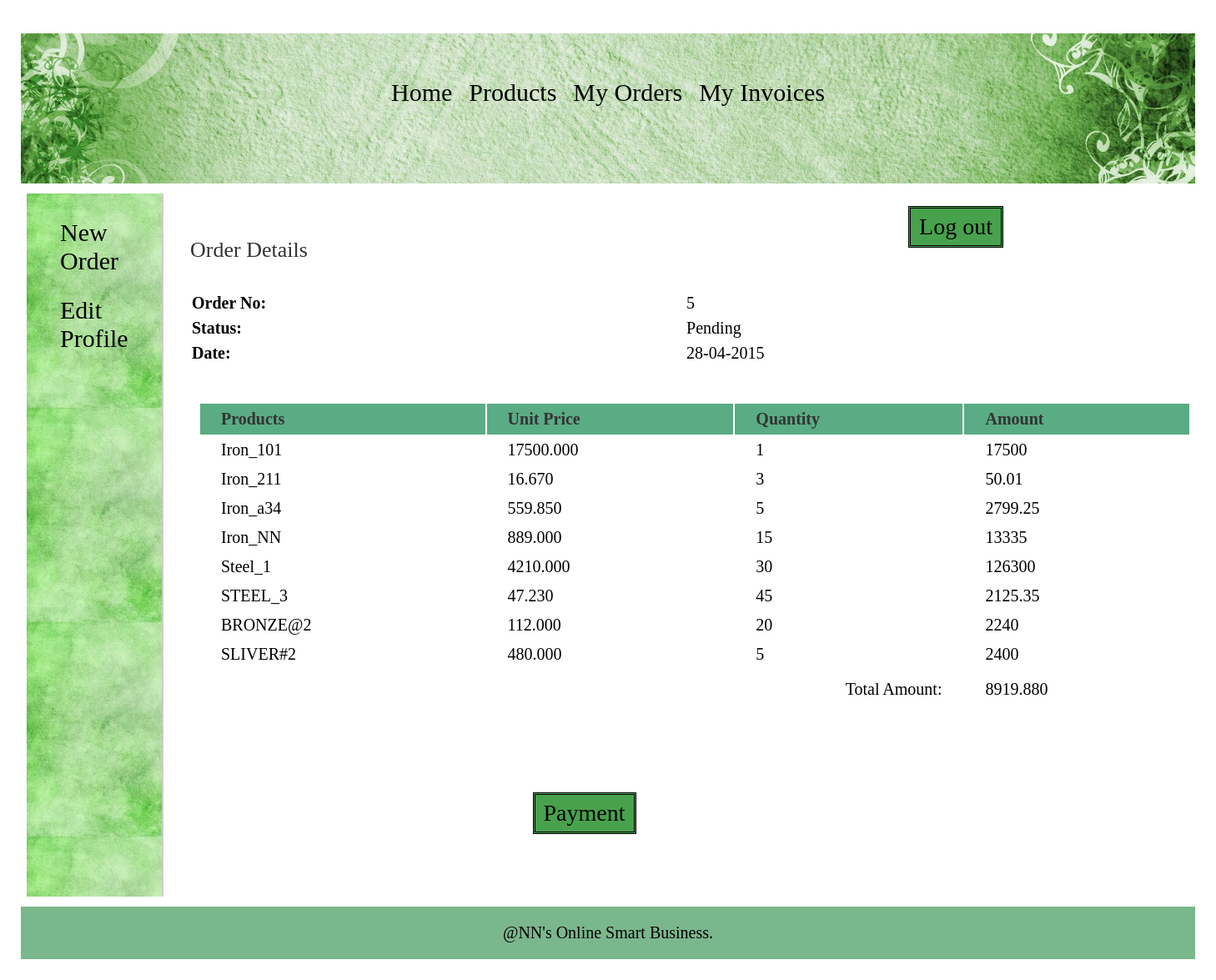
The page /retailer/view_order_items.php?id=5 (signed in) on the database its author committed.
### tables this page shows
CREATE TABLE `orders` (
  `order_id` int(11) NOT NULL,
  `date` date NOT NULL,
  `retailer_id` int(11) NOT NULL,
  `approved` tinyint(1) NOT NULL,
  `status` tinyint(1) NOT NULL,
  `total_amount` decimal(10,3) NOT NULL
);

CREATE TABLE `order_items` (
  `order_items_id` int(11) NOT NULL,
  `order_id` int(11) NOT NULL,
  `pro_id` int(11) NOT NULL,
  `quantity` int(6) NOT NULL
);

CREATE TABLE `products` (
  `pro_id` int(11) NOT NULL,
  `pro_name` varchar(25) NOT NULL,
  `pro_desc` text DEFAULT NULL,
  `pro_price` decimal(10,3) NOT NULL,
  `unit` int(11) NOT NULL,
  `pro_cat` int(11) NOT NULL,
  `quantity` int(6) DEFAULT NULL
);

### retailer/view_order_items.php (the view, shortened to what this page needs)
<?php
	require("../includes/config.php");
include("translate.php");
	if(isset($_SESSION['manufacturer_login']) || isset($_SESSION['admin_login']) || isset($_SESSION['retailer_login'])) {
			$order_id = $_GET['id'];
			$query_selectOrderItems = "SELECT *,order_items.quantity AS quantity FROM orders,order_items,products WHERE order_items.order_id='$order_id' AND order_items.pro_id=products.pro_id AND order_items.order_id=orders.order_id";
			$result_selectOrderItems = mysqli_query($con,$query_selectOrderItems);
			$query_selectOrder = "SELECT date,status FROM orders WHERE order_id='$order_id'";
			$result_selectOrder = mysqli_query($con,$query_selectOrder);
			$row_selectOrder = mysqli_fetch_array($result_selectOrder);
		}
		else {
			header('Location:../index.php');
		}
?>
<!DOCTYPE html>
<html>
<head>
	<link rel="stylesheet" href="../includes/main_style_ret.css" >
</head>
<body>
	<?php
		include("../includes/nav_retailer.inc.php");
		include("../includes/aside_retailer.inc.php");
	?>
	<section>
		<h1>Order Details</h1>
		<table class="table_infoFormat">
		<tr>
			<td> Order No: </td>
			<td> <?php echo $order_id; ?> </td>
		</tr>
		<tr>
			<td> Status: </td>
			<td>
			<?php
				if($row_selectOrder['status'] == 0) {
					echo "Pending";
				}
				else {
					echo "Completed";
				}
			?>
			</td>
		</tr>
		<tr>
			<td> Date: </td>
			<td> <?php echo date("d-m-Y",strtotime($row_selectOrder['date'])); ?> </td>
		</tr>
		</table>
		<form action="" method="POST" class="form">
		<table class="table_invoiceFormat">
			<tr>
				<th> Products </th>
				<th> Unit Price </th>
				<th> Quantity </th>
				<th> Amount </th>
			</tr>
			<?php $i=1; while($row_selectOrderItems = mysqli_fetch_array($result_selectOrderItems)) { ?>
			<tr>
				<td> <?php echo $row_selectOrderItems['pro_name']; ?> </td>
				<td> <?php echo $row_selectOrderItems['pro_price']; ?> </td>
				<td> <?php echo $row_selectOrderItems['quantity']; ?> </td>
				<td> <?php echo $row_selectOrderItems['quantity']*$row_selectOrderItems['pro_price']; ?> </td>
			</tr>
			<?php $i++; } ?>
			<tr style="height:40px;vertical-align:bottom;">
				<td colspan="3" style="text-align:right;"> Total Amount: </td>
				<td>
				<?php
					mysqli_data_seek($result_selectOrderItems,0);
					$row_selectOrderItems = mysqli_fetch_array($result_selectOrderItems);
					echo $row_selectOrderItems['total_amount'];
				?>
				</td>
			</tr>
		</table>
		<center>
		<input type="button" value="Payment" class="submit_button" onclick="window.location.href='credit-card-validation-with-card-js/dist/index.html'"/>
		</center>
		</form>
	</section>
	<?php
		include("../includes/footer.inc.php");
	?>
</body>
</html>

### includes/main_style_ret.css (style rules this page uses)
* { font-family: Georgia, serif; margin:5px; padding:5px; }
.submit_button { font-size:28px; margin-top:90px; margin-right:20px; padding:6px 10px; background-color: #48A14D; border:double; color:black; }
section { width:1000px; padding:10px; padding-bottom:40px; }
section h1 { margin-bottom:10px; font-weight:normal; color:#333; font-size: 26px; }
table { border-collapse: separate; width:125%; }
.table_invoiceFormat th { background-color: #5AAC84; color:#333; padding: 7px 25px; }
.table_invoiceFormat tr { border:none; }
.table_invoiceFormat td,.table_invoiceFormat tr { padding: 5px 25px; text-align: left; }
.table_infoFormat { margin:20px 5px 25px; }
.table_infoFormat td { padding:5px 5px 0px 0px; }
.table_infoFormat td:first-child { font-weight:bold; }

### includes/nav_retailer.inc.php (style rules this page uses)
body { font-family: Arial, Helvetica, sans-serif; }
* { box-sizing: border-box; }

### rows shown on the page
orders: date "28-04-2015", total_amount "8919.880"
order_items: pro.pro_name "Iron_101", pro.pro_price "17500.000", quantity "1", quantity.pro_price "17500"
order_items: pro.pro_name "Iron_211", pro.pro_price "16.670", quantity "3", quantity.pro_price "50.01"
order_items: pro.pro_name "Iron_a34", pro.pro_price "559.850", quantity "5", quantity.pro_price "2799.25"
order_items: pro.pro_name "Iron_NN", pro.pro_price "889.000", quantity "15", quantity.pro_price "13335"
order_items: pro.pro_name "Steel_1", pro.pro_price "4210.000", quantity "30", quantity.pro_price "126300"
order_items: pro.pro_name "STEEL_3", pro.pro_price "47.230", quantity "45", quantity.pro_price "2125.35"
order_items: pro.pro_name "BRONZE@2", pro.pro_price "112.000", quantity "20", quantity.pro_price "2240"
order_items: pro.pro_name "SLIVER#2", pro.pro_price "480.000", quantity "5", quantity.pro_price "2400"

### other values the page prints
$order_id "5"
